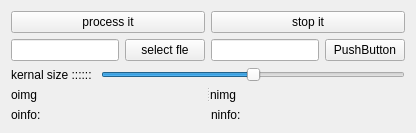
      <widget class="QWidget" name="tab_10">
       <attribute name="title">
        <string>canny</string>
       </attribute>
       <layout class="QVBoxLayout" name="verticalLayout_10">
        <item>
         <layout class="QHBoxLayout" name="horizontalLayout_67">
          <item>
           <widget class="QPushButton" name="pushButton_65">
            <property name="text">
             <string>process it</string>
            </property>
           </widget>
          </item>
          <item>
           <widget class="QPushButton" name="pushButton_66">
            <property name="text">
             <string>stop it</string>
            </property>
           </widget>
          </item>
         </layout>
        </item>
        <item>
         <layout class="QHBoxLayout" name="horizontalLayout_70">
          <item>
           <widget class="QLineEdit" name="lineEdit_33"/>
          </item>
          <item>
           <widget class="QPushButton" name="pushButton_67">
            <property name="text">
             <string>select fle</string>
            </property>
           </widget>
          </item>
          <item>
           <widget class="QLineEdit" name="lineEdit_34"/>
          </item>
          <item>
           <widget class="QPushButton" name="pushButton_68">
            <property name="text">
             <string>PushButton</string>
            </property>
           </widget>
          </item>
         </layout>
        </item>
        <item>
         <layout class="QHBoxLayout" name="horizontalLayout_68">
          <item>
           <widget class="QLabel" name="label_93">
            <property name="text">
             <string>kernal size :::::: </string>
            </property>
           </widget>
          </item>
          <item>
           <widget class="QSlider" name="horizontalSlider_21">
            <property name="maximum">
             <number>100</number>
            </property>
            <property name="singleStep">
             <number>1</number>
            </property>
            <property name="pageStep">
             <number>10</number>
            </property>
            <property name="value">
             <number>50</number>
            </property>
            <property name="orientation">
             <enum>Qt::Horizontal</enum>
            </property>
           </widget>
          </item>
         </layout>
        </item>
        <item>
         <widget class="QSplitter" name="splitter_17">
          <property name="sizePolicy">
           <sizepolicy hsizetype="Expanding" vsizetype="Expanding">
            <horstretch>0</horstretch>
            <verstretch>0</verstretch>
           </sizepolicy>
          </property>
          <property name="orientation">
           <enum>Qt::Horizontal</enum>
          </property>
          <widget class="QLabel" name="label_94">
           <property name="sizePolicy">
            <sizepolicy hsizetype="Preferred" vsizetype="Expanding">
             <horstretch>0</horstretch>
             <verstretch>0</verstretch>
            </sizepolicy>
           </property>
           <property name="text">
            <string>oimg</string>
           </property>
          </widget>
          <widget class="QWidget" name="layoutWidget_22">
           <layout class="QGridLayout" name="gridLayout_17">
            <item row="0" column="0">
             <widget class="QLabel" name="label_95">
              <property name="sizePolicy">
               <sizepolicy hsizetype="Preferred" vsizetype="Preferred">
                <horstretch>0</horstretch>
                <verstretch>0</verstretch>
               </sizepolicy>
              </property>
              <property name="text">
               <string>nimg</string>
              </property>
             </widget>
            </item>
           </layout>
          </widget>
         </widget>
        </item>
        <item>
         <layout class="QHBoxLayout" name="horizontalLayout_69">
          <item>
           <widget class="QLabel" name="label_96">
            <property name="sizePolicy">
             <sizepolicy hsizetype="Preferred" vsizetype="Minimum">
              <horstretch>0</horstretch>
              <verstretch>0</verstretch>
             </sizepolicy>
            </property>
            <property name="maximumSize">
             <size>
              <width>16777215</width>
              <height>32</height>
             </size>
            </property>
            <property name="text">
             <string>oinfo:</string>
            </property>
           </widget>
          </item>
          <item>
           <widget class="QLabel" name="label_97">
            <property name="sizePolicy">
             <sizepolicy hsizetype="Preferred" vsizetype="Minimum">
              <horstretch>0</horstretch>
              <verstretch>0</verstretch>
             </sizepolicy>
            </property>
            <property name="maximumSize">
             <size>
              <width>16777215</width>
              <height>32</height>
             </size>
            </property>
            <property name="text">
             <string>ninfo:</string>
            </property>
           </widget>
          </item>
         </layout>
        </item>
       </layout>
      </widget>
